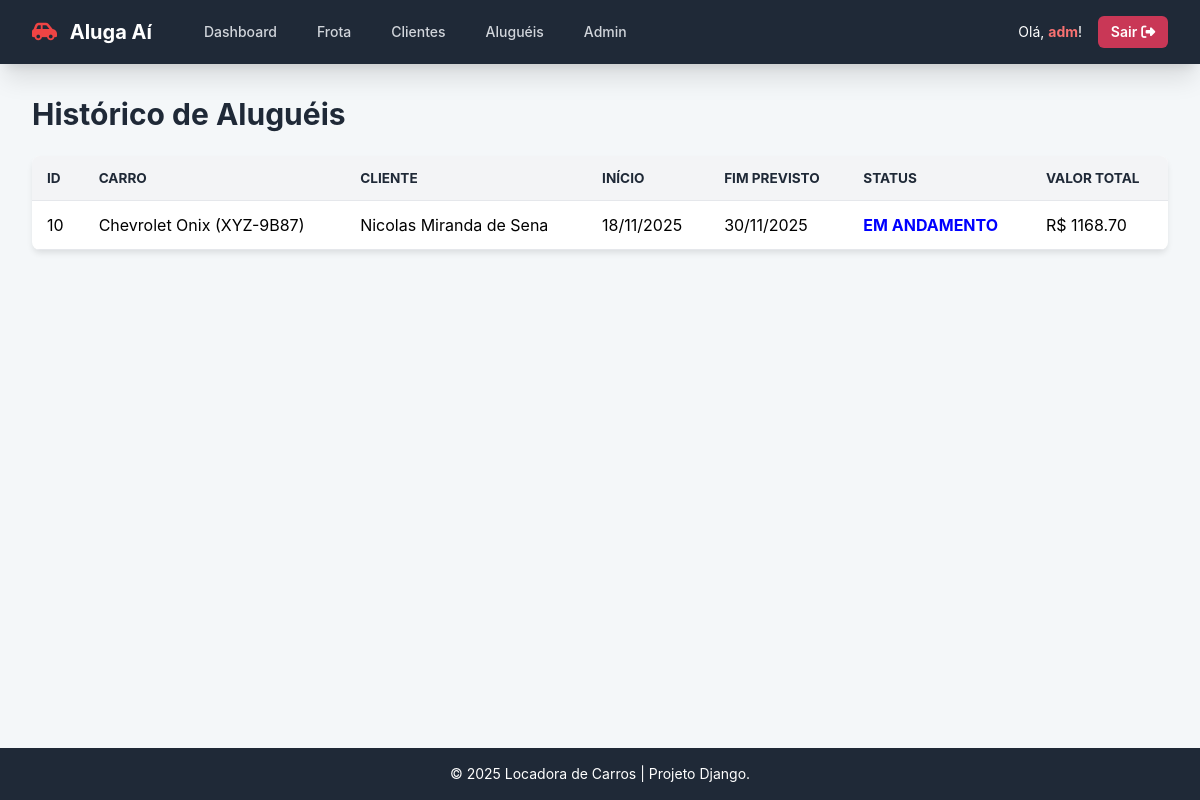
Screenshot of /carros/alugueis/ (signed in) with the database file from the repository.
### carros/models.py (models this page shows, shortened)
class Aluguel(models.Model):
    cliente = models.ForeignKey(
        settings.AUTH_USER_MODEL,
        on_delete=models.CASCADE,
        related_name='alugueis'
    )
    carro = models.ForeignKey(Carro, on_delete=models.CASCADE)
    data_inicio = models.DateField()
    data_fim = models.DateField()
    data_devolucao = models.DateField(null=True, blank=True, verbose_name="Data Real de Devolução")
    valor_total = models.DecimalField(max_digits=10, decimal_places=2, default=0)
    class Meta:
        verbose_name = "Aluguel"
        verbose_name_plural = "Aluguéis"

class Carro(models.Model):
    placa = models.CharField(max_length=10, unique=True, verbose_name="Placa")
    marca = models.CharField(max_length=50, verbose_name="Marca")
    modelo = models.CharField(max_length=50, verbose_name="Modelo")
    ano = models.PositiveIntegerField(verbose_name="Ano")
    valor_diaria = models.DecimalField(max_digits=8, decimal_places=2, verbose_name="Valor da Diária")
    disponivel = models.BooleanField(default=True, verbose_name="Disponível para Aluguel")
    class Meta:
        verbose_name = "Carro"
        verbose_name_plural = "Carros"
    def __str__(self):
        return f"{self.marca} {self.modelo} ({self.placa})"

### carros/views.py (the view)
# urls.py: path('alugueis/', AluguelListView.as_view(), name='aluguel_list'),
class AluguelListView(ColaboradorRequiredMixin, ListView):
    model = Aluguel
    template_name = 'carros/aluguel_list.html'
    context_object_name = 'alugueis'
    queryset = Aluguel.objects.select_related('carro', 'cliente').all().order_by('-data_inicio')

### carros/views.py (called while the page is built)
    def test_func(self):
        if self.request.user.is_superuser:
            return True
        return hasattr(self.request.user, 'colaborador')

### carros/templates/carros/aluguel_list.html (shortened to what this page needs)
{% extends "base.html" %}
{% block header_text %}Histórico de Aluguéis{% endblock %}
{% block content %}
    {% if alugueis %}
    <table>
        <thead>
            <tr>
                <th>ID</th>
                <th>Carro</th>
                <th>Cliente</th>
                <th>Início</th>
                <th>Fim Previsto</th>
                <th>Status</th>
                <th>Valor Total</th>
            </tr>
        </thead>
        <tbody>
            {% for aluguel in alugueis %}
            <tr>
                <td>{{ aluguel.id }}</td>
                <td><a href="{% url 'carros:carro_detail' pk=aluguel.carro.pk %}">{{ aluguel.carro }}</a></td>
                <td>
                    {% if aluguel.cliente.first_name %}
                        {{ aluguel.cliente.first_name }} {{ aluguel.cliente.last_name }}
                    {% else %}
                        {{ aluguel.cliente.username }} (Usuário sem nome)
                    {% endif %}
                </td>
                <td>{{ aluguel.data_inicio|date:"d/m/Y" }}</td>
                <td>{{ aluguel.data_fim|date:"d/m/Y" }}</td>
                <td>
                    {% if aluguel.data_devolucao %}
                        <span style="color: gray;">FINALIZADO</span>
                    {% else %}
                        <span style="color: blue; font-weight: bold;">EM ANDAMENTO</span>
                    {% endif %}
                </td>
                <td>R$ {{ aluguel.valor_total|floatformat:2|default:"A Calcular" }}</td>
            </tr>
            {% endfor %}
        </tbody>
    </table>
    {% else %}
        <p>Nenhum aluguel registrado ainda.</p>
    {% endif %}
{% endblock %}

### carros/templates/base.html (shortened to what this page needs)
{% load static %}
<!DOCTYPE html>
<html lang="pt-br">
<head>
    <script src="https://cdn.tailwindcss.com"></script>
</head>
<body class="min-h-screen flex flex-col">
    <nav class="bg-gray-800 shadow-xl">
        <div class="max-w-7xl mx-auto px-4 sm:px-6 lg:px-8">
            <div class="flex items-center justify-between h-16">
                <div class="flex items-center">
                    <a href="{% url 'home' %}" class="flex-shrink-0 text-white text-xl font-bold">
                        <i class="fa-solid fa-car-side text-red-500 mr-2"></i> Aluga Aí
                    </a>
                    <div class="hidden md:block">
                        <div class="ml-10 flex items-baseline space-x-4">
                            {% if user.is_authenticated %}
                                {% if user.is_superuser or user.colaborador %}
                                    <a href="{% url 'carros:home_colaborador' %}" class="text-gray-300 hover:bg-gray-700 hover:text-white px-3 py-2 rounded-md text-sm font-medium">Dashboard</a>
                                    <a href="{% url 'carros:carro_list' %}" class="text-gray-300 hover:bg-gray-700 hover:text-white px-3 py-2 rounded-md text-sm font-medium">Frota</a>
                                    <a href="{% url 'carros:cliente_list' %}" class="text-gray-300 hover:bg-gray-700 hover:text-white px-3 py-2 rounded-md text-sm font-medium">Clientes</a>
                                    <a href="{% url 'carros:aluguel_list' %}" class="text-gray-300 hover:bg-gray-700 hover:text-white px-3 py-2 rounded-md text-sm font-medium">Aluguéis</a>
                                    {% if user.is_superuser %}
                                        <a href="{% url 'admin:index' %}" class="text-gray-300 hover:bg-gray-700 hover:text-white px-3 py-2 rounded-md text-sm font-medium">Admin</a>
                                    {% endif %}
                                {% elif user.cliente %}
                                    <a href="{% url 'carros:home_cliente' %}" class="text-gray-300 hover:bg-gray-700 hover:text-white px-3 py-2 rounded-md text-sm font-medium">Alugar</a>
                                {% endif %}
                            {% endif %}
                        </div>
                    </div>
                </div>
                <div class="flex items-center space-x-4">
                    {% if user.is_authenticated %}
                        <span class="text-white text-sm">
                            Olá, <strong class="text-red-400">{{ user.first_name|default:user.username }}</strong>!
                        </span>
                        <form method="post" action="{% url 'logout' %}" class="inline-block m-0">
                            <button type="submit" class="button text-sm" style="background-color: #c93756; padding: 0.4rem 0.8rem;">
                                Sair <i class="fa-solid fa-right-from-bracket ml-1"></i>
                            </button>
                        </form>
                    {% endif %}
                </div>
            </div>
        </div>
    </nav>
    <main class="flex-grow p-4 md:p-8">
        <div class="max-w-7xl mx-auto">
            <h1 class="text-3xl font-bold text-gray-800 mb-6">
                {% block header_text %}{% endblock %}
            </h1>
            {% block content %}
            {% endblock content %}
        </div>
    </main>
    <footer class="bg-gray-800 text-white p-4 mt-auto">
        <div class="max-w-7xl mx-auto text-center text-sm">
            &copy; 2025 Locadora de Carros | Projeto Django.
        </div>
    </footer>
</body>
</html>

### carros/templates/base.html (style rules this page uses)
body { font-family: 'Inter', sans-serif; background-color: #f4f7f9; }
.button { display: inline-flex; align-items: center; justify-content: center; padding: 0.6rem 1.2rem; border-radius: 0.375rem; font-weight: 600; color: white !important; text-decoration: none; transition: all 0.2s ease-in-out; border: none; cursor: pointer; }
table { width: 100%; border-collapse: collapse; margin-top: 20px; box-shadow: 0 4px 6px -1px rgba(0, 0, 0, 0.1); background-color: white; border-radius: 8px; overflow: hidden; }
th, td { padding: 12px 15px; text-align: left; border-bottom: 1px solid #e5e7eb; }
th { background-color: #f3f4f6; color: #1f2937; font-weight: 700; text-transform: uppercase; font-size: 0.85rem; }

### rows the page displays
Aluguel: id "10", carro "Chevrolet Onix (XYZ-9B87)", cliente.first_name "Nicolas", cliente.last_name "Miranda de Sena", data_inicio "18/11/2025", data_fim "30/11/2025", shows "EM ANDAMENTO", valor_total "1168.70"

### other values shown
{{ user.first_name|default:user.username }} "adm"
